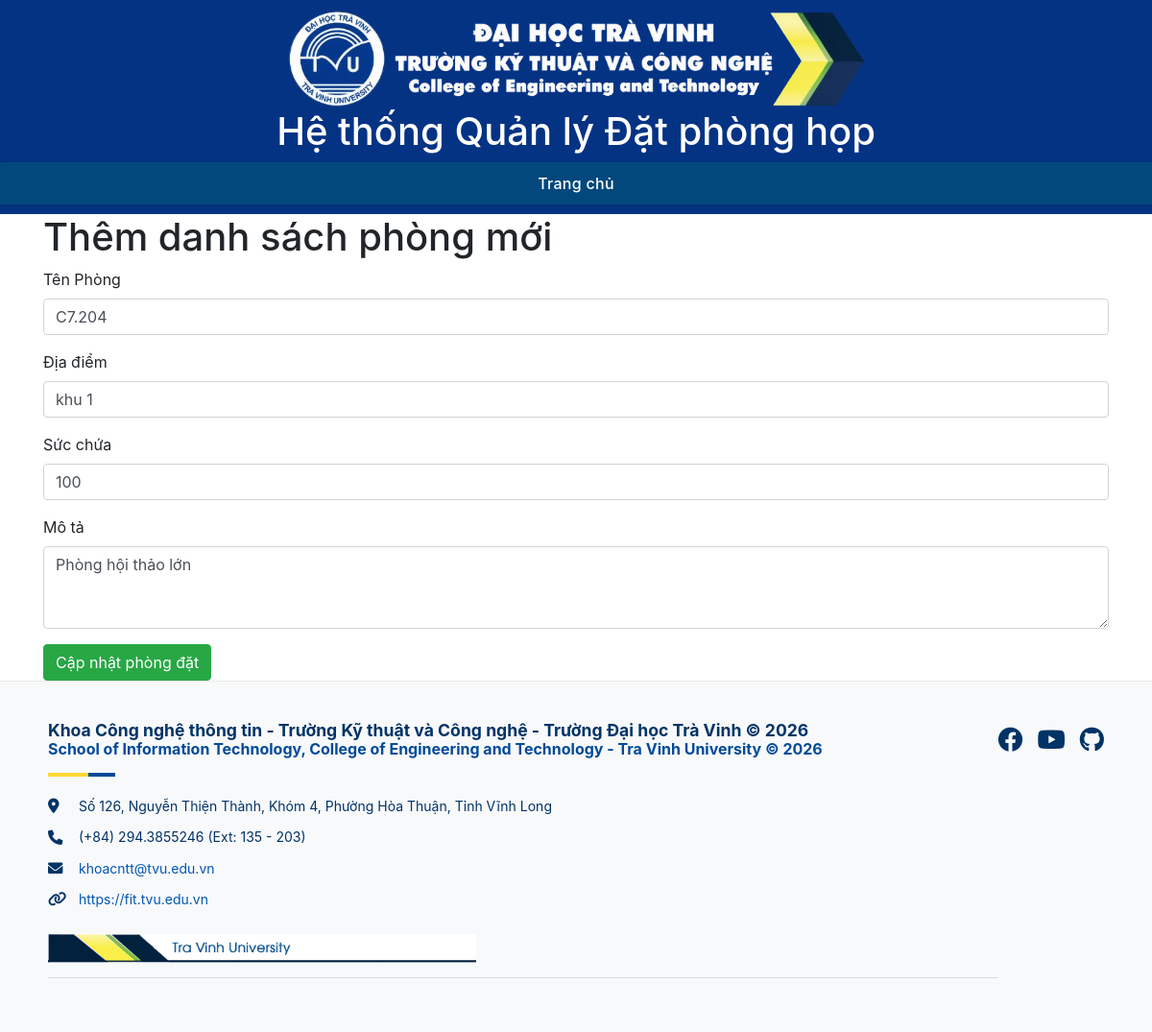
/edit.php?sid=4 (signed in), run on the app's committed database.
### tables this page shows
CREATE TABLE IF NOT EXISTS phonghop (
    id INT AUTO_INCREMENT PRIMARY KEY,
    tenphong VARCHAR(100) NOT NULL,
    diadiem VARCHAR(200),
    succhua INT DEFAULT 0,
    mota TEXT
);

### www/edit.php (the view, shortened to what this page needs)
<?php
$id = $_GET['sid'];
require_once 'ketnoi.php';
$edit_sql = "SELECT * FROM phonghop WHERE id=$id";
$result = mysqli_query($conn, $edit_sql);
$row = mysqli_fetch_assoc($result);
?>
<!DOCTYPE html>
<html lang="vi">
<head>
    <link rel="stylesheet" href="style.css" />
    <link rel="stylesheet" href="https://cdnjs.cloudflare.com/ajax/libs/font-awesome/6.0.0-beta3/css/all.min.css">
    <link rel="stylesheet" href="https://cdn.jsdelivr.net/npm/bootstrap@4.6.2/dist/css/bootstrap.min.css">
</head>
<body>
    <header>
        <img class="logo" src="images/logo.png" alt="Logo Khoa CNTT" />
        <h1 class="title">Hệ thống Quản lý Đặt phòng họp</h1>
        <nav>
            <ul class="menu">
                <li><a href="index.php">Trang chủ</a></li>
        </nav>
    </header>
        <div class="container">
            <h1>Thêm danh sách phòng mới</h1>
            <form action="update.php" method="post">
                <div class="form-group">
                    <label for="tenphong">Tên Phòng</label>
                    <input type="text" id="tenphong"  class="form-control"
                    name="tenphong" value="<?php echo  $row['tenphong']?>">
                </div>
                <div class="form-group">
                    <label for="diadiem">Địa điểm</label>
                    <input type="text" name="diadiem" id="diadiem"
                     class="form-control" value="<?php echo  $row['diadiem']?>">
                </div>
                <div class="form-group">
                    <label for="succhua">Sức chứa</label>
                    <input type="number" id="succhua" name="succhua"
                     class="form-control" value="<?php echo  $row['succhua']?>" required>
                </div>
                <div class="form-group">
                    <label for="mota">Mô tả</label>
                    <textarea id="mota" name="mota" class="form-control" rows="3"><?php echo isset($row['mota']) ? $row['mota'] : ''; ?></textarea>
                </div>
                <button class="btn btn-success">Cập nhật phòng đặt</button>
            </form>
        </div>
<footer class="site-footer">
    <div class="footer-container">
        <div class="footer-content">
            <h5>Khoa Công nghệ thông tin - Trường Kỹ thuật và Công nghệ - Trường Đại học Trà Vinh © 2026</h5>
            <h6>School of Information Technology, College of Engineering and Technology - Tra Vinh University © 2026</h6>
            <div class="decorator-line"></div>
            <ul class="contact-info">
                <li>
                    <i class="fa-solid fa-location-dot"></i>
                    Số 126, Nguyễn Thiện Thành, Khóm 4, Phường Hòa Thuận, Tỉnh Vĩnh Long
                </li>
                <li>
                    <i class="fa-solid fa-phone"></i>
                    (+84) 294.3855246 (Ext: 135 - 203)
                </li>
                <li>
                    <i class="fa-solid fa-envelope"></i>
                    <a href="mailto:khoacntt@tvu.edu.vn">khoacntt@tvu.edu.vn</a>
                </li>
                <li>
                    <i class="fa-solid fa-link"></i>
                    <a href="https://fit.tvu.edu.vn" target="_blank">https://fit.tvu.edu.vn</a>
                </li>
            </ul>
            <div class="tvu-logo">
                <img src="images/7.jpg" alt="Tra Vinh University Logo" class="logo-snippet">
            </div>
            <hr class="footer-hr">
        </div>
        <div class="footer-social">
            <a href="#" aria-label="Facebook"><i class="fa-brands fa-facebook"></i></a>
            <a href="#" aria-label="YouTube"><i class="fa-brands fa-youtube"></i></a>
            <a href="#" aria-label="GitHub"><i class="fa-brands fa-github"></i></a>
        </div>
    </div>
</footer>
</body>
</html>

### www/style.css (style rules this page uses)
body { font-family: "Segoe UI", sans-serif; margin: 0; padding: 0; background-color: #f9fafc; }
header { background-color: #053384; color: #053384; text-align: center; padding: 10px 0; }
header .logo { margin: 0 auto; display: block; width: 50%; height: auto; vertical-align: middle; }
.title { color: white; text-align: center; }
body { margin: 0; padding: 0; font-family: "Segoe UI", sans-serif; }
nav { background-color: #03487c; box-shadow: 0 2px 5px rgba(0, 0, 0, 0.15); position: sticky; top: 0; z-index: 1000; }
nav ul { list-style: none; margin: 0; padding: 0; display: flex; justify-content: center; align-items: center; }
nav ul li { margin: 0 5px; }
nav ul li a { display: block; color: white !important; padding: 12px 18px; color: #ffffff; text-decoration: none; font-weight: 500; letter-spacing: 0.3px; border-radius: 4px; transition: all 0.3s ease; }
.site-footer { background-color: #f8f9fa; padding: 40px 50px; border-top: 1px solid #e7e7e7; font-size: 14px; color: #003366; line-height: 1.6; }
.footer-container { max-width: 1200px; margin: 0 auto; display: flex; justify-content: space-between; align-items: flex-start; }
.footer-content { flex: 1; }
.footer-content h5 { font-size: 1.1rem; font-weight: bold; margin: 0; color: #003366; }
.footer-content h6 { font-size: 1rem; font-weight: bold; margin: 0 0 15px 0; color: #004a99; }
.decorator-line { width: 70px; height: 4px; background: linear-gradient(to right, #fdd835 60%, #004a99 40%); margin-bottom: 20px; }
.contact-info { list-style: none; padding: 0; margin: 0; }
.contact-info li { margin-bottom: 10px; display: flex; align-items: center; }
.contact-info li i { width: 24px; margin-right: 8px; color: #003366; font-size: 1.1em; }
.contact-info li a { color: #0056b3; text-decoration: none; }
.tvu-logo { display: flex; align-items: center; margin-top: 25px; width: auto; }
.logo-snippet { height: 30px; margin-right: 12px; }
.footer-hr { border: 0; height: 1px; background-color: #ddd; margin-top: 15px; width: 100%; }
.footer-social { display: flex; gap: 15px; }
.footer-social a { color: #003366; font-size: 26px; text-decoration: none; transition: color 0.3s ease; }
nav ul li a { text-decoration: none; color: #333; padding: 10px 15px; display: block; }

### data on the page
phonghop: tenphong "C7.204", diadiem "khu 1", succhua "100", mota "Phòng hội thảo lớn"
